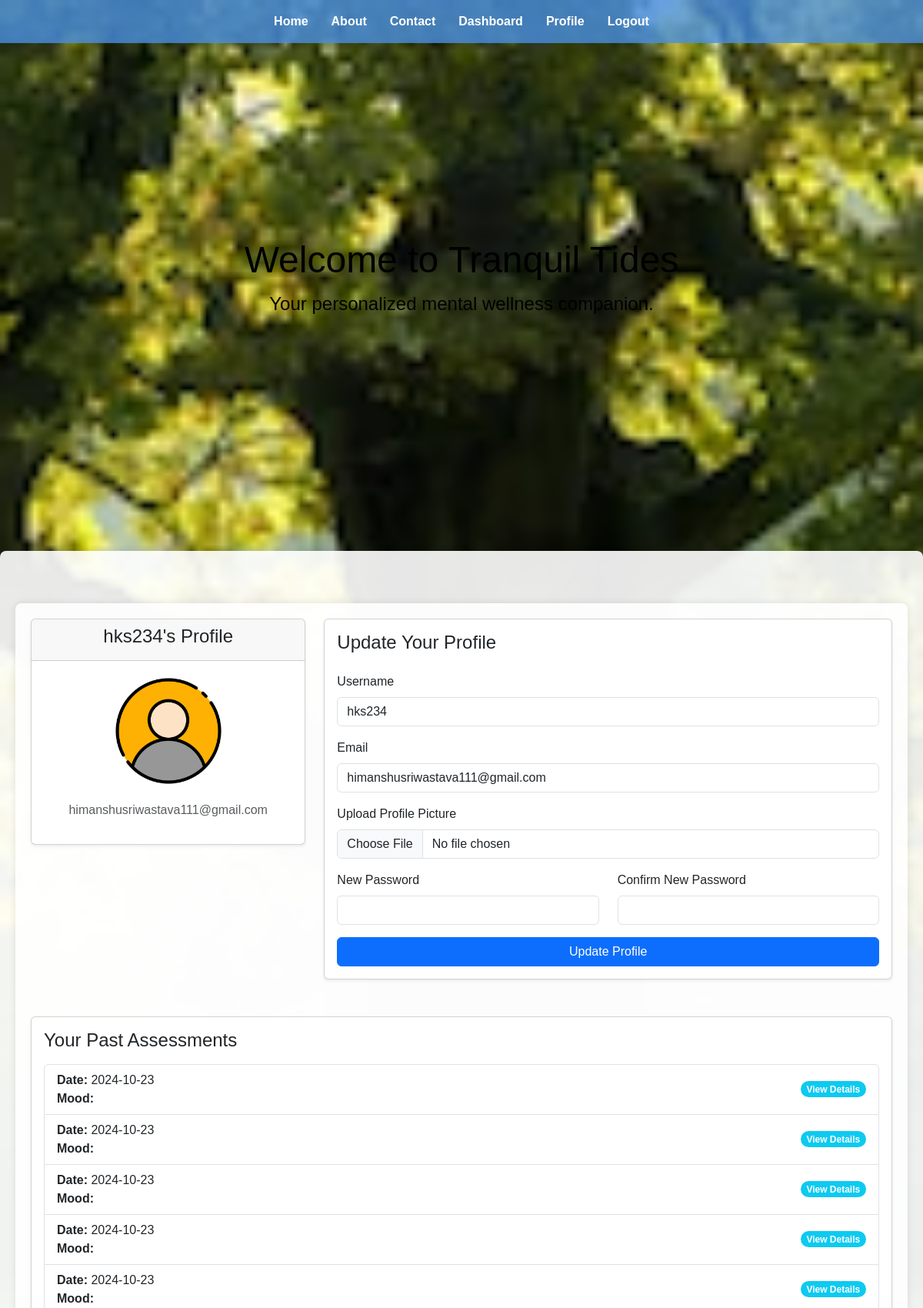
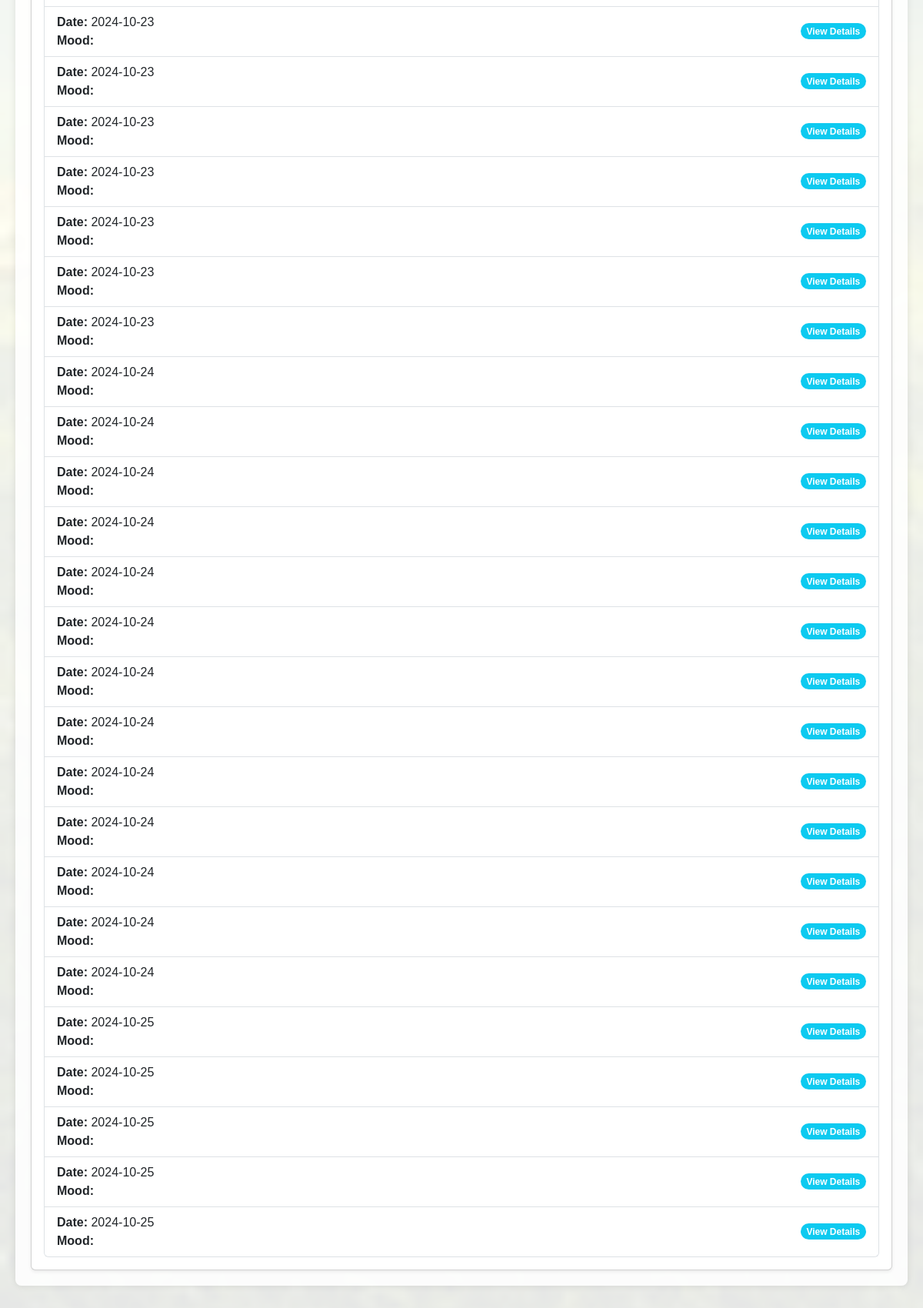
Screenshot of /profile (signed in, upper part) with the database file from the repository (2 pictures, top to bottom).
### models.py (models this page shows, shortened)
class UserModel(UserMixin, db.Model):
    __tablename__ = "users"
    id = db.Column(db.Integer, primary_key=True)
    email = db.Column(db.String(100), unique=True, nullable=False)
    username = db.Column(db.String(100), unique=True, nullable=False)
    password_hash = db.Column(db.String(250), nullable=False)
    profile_picture = db.Column(db.String(150), nullable=True)

class Assessments(db.Model):
    __tablename__ = "assessments"
    id = db.Column(db.Integer, primary_key=True)
    anxiety = db.Column(db.Integer, nullable=False)
    depression = db.Column(db.Integer, nullable=False)
    schizophrenia = db.Column(db.Integer, nullable=False)
    bipolar = db.Column(db.Integer, nullable=False)
    mood_score = db.Column(db.Float, nullable=False)
    date_created = db.Column(db.DateTime, default=datetime.utcnow)
    user_id = db.Column(db.Integer, db.ForeignKey("users.id"), nullable=False)
    user = db.relationship("UserModel", backref="assessments")

### routes.py (the view, shortened to what this page needs)
@app.route("/profile", methods=["GET", "POST"])
@login_required
def profile():
    user_assessments = Assessments.query.filter_by(user_id=current_user.id).all()
    return render_template(
        "profile.html", user=current_user, user_assessments=user_assessments
    )

### models.py (called while the page is built)
@login.user_loader
def load_user(user_id):
    return UserModel.query.get(int(user_id))

### templates/profile.html (shortened to what this page needs)
{% extends 'base.html' %}  {% block content %}
<div class="container mt-5">
  <div class="row">
    <div class="col-md-4">
      <div class="card shadow-sm">
        <div class="card-header text-center">
          <h4>{{ user.username }}'s Profile</h4>
        </div>
        <div class="card-body text-center">
          {% if user.profile_picture %}
          <img
            src="{{ url_for('static', filename='uploads/' ~ user.profile_picture) }}"
            alt="Profile Picture"
            class="img-fluid rounded-circle mb-3"
            style="width: 150px; height: 150px; object-fit: cover"
          />
          {% endif %}
          <p class="text-muted">{{ user.email }}</p>
        </div>
      </div>
    </div>
    <div class="col-md-8">
      <div class="card shadow-sm">
        <div class="card-body">
          <h4>Update Your Profile</h4>
          <form
            action="{{ url_for('profile') }}"
            method="POST"
            enctype="multipart/form-data"
            class="mt-4"
          >
            <div class="form-group mb-3">
              <label for="username" class="form-label">Username</label>
              <input
                type="text"
                id="username"
                name="username"
                class="form-control"
                value="{{ user.username }}"
                required
              />
            </div>
            <div class="form-group mb-3">
              <label for="email" class="form-label">Email</label>
              <input
                type="email"
                id="email"
                name="email"
                class="form-control"
                value="{{ user.email }}"
                required
              />
            </div>
            <div class="form-group mb-3">
              <label for="profile_picture" class="form-label"
                >Upload Profile Picture</label
              >
              <input
                type="file"
                id="profile_picture"
                name="profile_picture"
                class="form-control"
              />
            </div>
            <div class="row">
              <div class="col-md-6">
                <div class="form-group mb-3">
                  <label for="password" class="form-label">New Password</label>
                  <input
                    type="password"
                    id="password"
                    name="password"
                    class="form-control"
                  />
                </div>
              </div>
              <div class="col-md-6">
                <div class="form-group mb-3">
                  <label for="confirm_password" class="form-label"
                    >Confirm New Password</label
                  >
                  <input
                    type="password"
                    id="confirm_password"
                    name="confirm_password"
                    class="form-control"
                  />
                </div>
              </div>
            </div>
            <div class="form-group">
              <button type="submit" class="btn btn-primary w-100">
                Update Profile
              </button>
            </div>
          </form>
        </div>
      </div>
    </div>
  </div>
  <div class="row mt-5">
    <div class="col-md-12">
      <div class="card shadow-sm">
        <div class="card-body">
          <h4>Your Past Assessments</h4>
          {% if user_assessments %}
          <ul class="list-group mt-3">
            {% for assessment in user_assessments %}
            <li
              class="list-group-item d-flex justify-content-between align-items-center"
            >
              <div>
                <strong>Date:</strong> {{
                assessment.date_created.strftime('%Y-%m-%d') }} <br />
                <strong>Mood:</strong> {{ assessment.result }}
              </div>
              <span class="badge bg-info rounded-pill">View Details</span>
            </li>
            {% endfor %}
          </ul>
          {% else %}
          <p class="text-muted mt-3">
            You haven't completed any assessments yet.
          </p>
          {% endif %}
        </div>
      </div>
    </div>
  </div>
</div>
{% endblock %}

### templates/base.html (shortened to what this page needs)
<!DOCTYPE html>
<html lang="en">
  <head>
    <link
      href="https://cdn.jsdelivr.net/npm/bootstrap@5.3.0/dist/css/bootstrap.min.css"
      rel="stylesheet"
    />
  </head>
  <body>
    <header>
      <nav>
        <ul>
          <li><a href="{{ url_for('index') }}">Home</a></li>
          <li><a href="{{ url_for('about') }}">About</a></li>
          <li><a href="{{ url_for('contact') }}">Contact</a></li>
          {% if current_user.is_authenticated %}
          <li><a href="{{ url_for('dashboard') }}">Dashboard</a></li>
          <li><a href="{{ url_for('profile') }}">Profile</a></li>
          <li><a href="{{ url_for('logout') }}">Logout</a></li>
          {% else %}
          <li><a href="{{ url_for('login') }}">Login</a></li>
          <li><a href="{{ url_for('register') }}">Register</a></li>
          {% endif %}
        </ul>
      </nav>
    </header>
    <main>
      <div class="hero-section">
        <h1>Welcome to Tranquil Tides</h1>
        <p>Your personalized mental wellness companion.</p>
      </div>
      <div class="container">
        {% block content %}{% endblock %}
      </div>
    </main>
  </body>
</html>

### rows the page displays
UserModel: username "hks234", profile_picture (placeholder picture), email "himanshusriwastava111@gmail.com"
Assessments: date_created "2024-10-23"
Assessments: date_created "2024-10-23"
Assessments: date_created "2024-10-23"
Assessments: date_created "2024-10-23"
Assessments: date_created "2024-10-23"
Assessments: date_created "2024-10-23"
Assessments: date_created "2024-10-23"
Assessments: date_created "2024-10-23"
Assessments: date_created "2024-10-23"
Assessments: date_created "2024-10-23"
Assessments: date_created "2024-10-23"
Assessments: date_created "2024-10-23"
Assessments: date_created "2024-10-24"
Assessments: date_created "2024-10-24"
Assessments: date_created "2024-10-24"
Assessments: date_created "2024-10-24"
Assessments: date_created "2024-10-24"
Assessments: date_created "2024-10-24"
Assessments: date_created "2024-10-24"
Assessments: date_created "2024-10-24"
Assessments: date_created "2024-10-24"
Assessments: date_created "2024-10-24"
Assessments: date_created "2024-10-24"
Assessments: date_created "2024-10-24"
Assessments: date_created "2024-10-24"
Assessments: date_created "2024-10-25"
Assessments: date_created "2024-10-25"
Assessments: date_created "2024-10-25"
Assessments: date_created "2024-10-25"
Assessments: date_created "2024-10-25"
